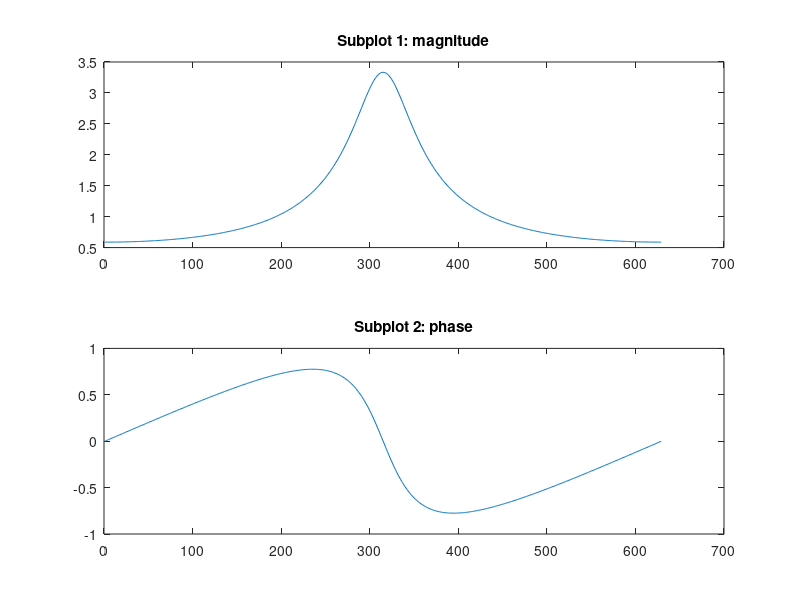

This chart was generated by the following MATLAB code:
clc;
clear;

w= -pi: 0.01: pi;
alfha= 0.7;

magnitude= 1 ./ sqrt((1- alfha * cos(w)).^2 + (alfha * sin(w)).^2);
phase= -atan((alfha .* sin(w))./ (1 - alfha .* cos(w)));

subplot(2,1,1);
plot(magnitude)
title('Subplot 1: magnitude')
subplot(2,1,2);
plot(phase)
title('Subplot 2: phase')



